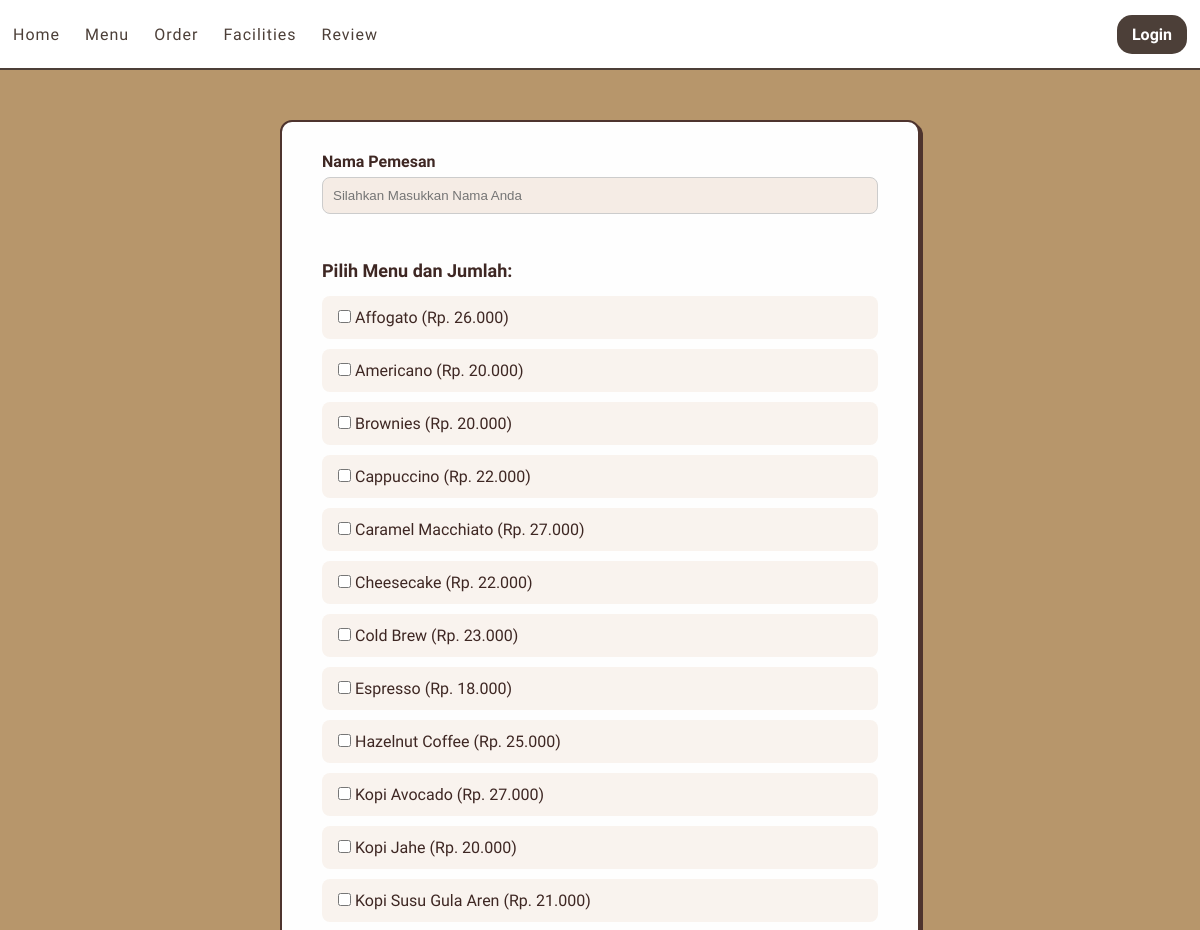
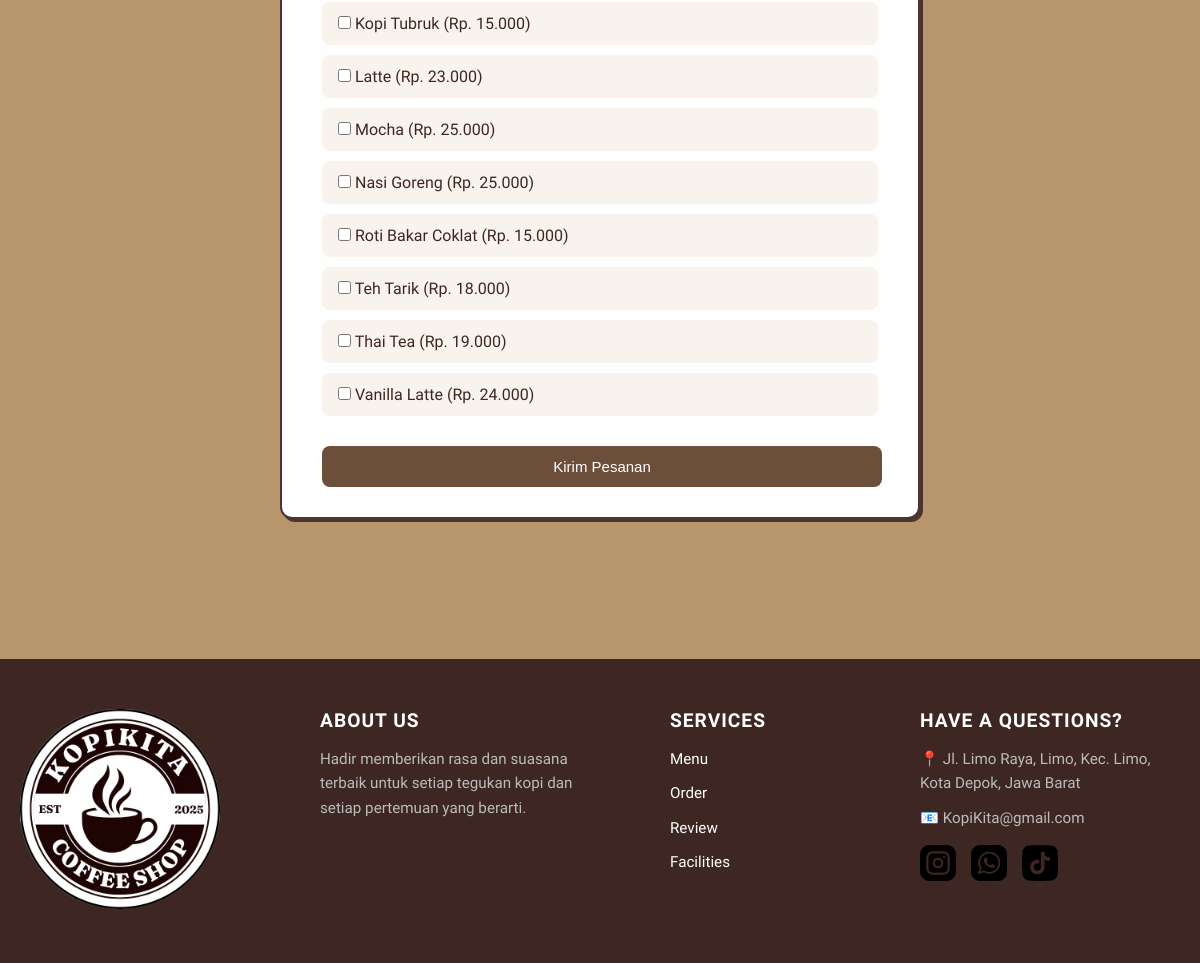
The app's page /order.php with its own data (2 pictures, top to bottom).
### tables this page shows
CREATE TABLE `menu` (
  `id_menu` int(11) NOT NULL,
  `nama_menu` varchar(20) NOT NULL,
  `jenis` enum('Kopi','Non-Kopi','Makanan','Dessert') NOT NULL,
  `deskripsi` varchar(200) NOT NULL,
  `link_gambar` varchar(30) NOT NULL,
  `harga` int(10) NOT NULL,
  `kategori` enum('spesial','biasa') NOT NULL
);

### order.php (the view, shortened to what this page needs)
<!DOCTYPE html>
<html lang="id">
<head>
  <link rel="stylesheet" href="css/order.css">
</head>
<body>
<div class="order-wrapper">
  <form action="koneksi/proses_order.php" method="POST">
    <label for="nama_pemesan"><b>Nama Pemesan</b></label>
    <input type="text" name="nama_pemesan" placeholder="Silahkan Masukkan Nama Anda" id="nama_pemesan" required>
    <h4>Pilih Menu dan Jumlah:</h4>
    <?php
      include 'koneksi/koneksi.php';
      $data = mysqli_query($koneksi, "SELECT * FROM menu ORDER BY nama_menu ASC");
      while ($d = mysqli_fetch_array($data)) {
      $menuId = strtolower(str_replace(' ', '_', $d['nama_menu']));
    ?>
      <div class="menu-item">
        <label>
          <input type="checkbox" name="menu_check[]" value="<?= $d['nama_menu']; ?>" onclick="toggleQty('<?= $menuId ?>')">
          <?= $d['nama_menu']; ?>    (Rp. <?= number_format($d['harga'], 0, ',', '.'); ?>)
        </label>
      </div>
    <?php
      }
    ?>
    <button type="submit">Kirim Pesanan</button>
  </form>
</div>
</body>
</html>

### css/order.css (style rules this page uses)
* { margin: 0; padding: 0; box-sizing: border-box; }
body { font-family:'Sora', sans-serif; background-color: #b7966b; }
.order-wrapper { max-width: 640px; margin: 100px auto 40px; background-color: #fefefe; border-radius: 12px; padding: 30px 40px; box-shadow: 3px 3px 0 #4e342e; border: 2px solid #4e342e; margin-bottom: 140px; margin-top: 120px; }
.order-wrapper h4 { margin-top: 30px; margin-bottom: 15px; font-size: 18px; color: #3e2723; }
.order-wrapper label { font-weight: 500; color: #3e2723; }
.order-wrapper input[type="text"] { width: 100%; padding: 10px; margin-top: 6px; margin-bottom: 16px; border: 1px solid #ccc; border-radius: 8px; background-color: #f5ece5; }
.menu-item { display: flex; justify-content: space-between; align-items: center; background-color: #f9f3ee; padding: 12px 16px; border-radius: 8px; margin-bottom: 10px; }
.order-wrapper button[type="submit"] { background-color: #6b4f3b; color: white; border: none; width: 560px; padding: 12px 28px; border-radius: 8px; font-size: 15px; cursor: pointer; transition: background 0.3s; margin-top: 20px; }

### css/nav&footer.css (style rules this page uses)
* { box-sizing: border-box; }
body { font-family:'Sora', sans-serif; }
.navbar { background-color: white; padding: 0 13px; position: fixed; top: 0; width: 100%; height: 70px; z-index: 999; border-bottom: 2px solid #4C3F38; }
.navbar-container { display: flex; justify-content: space-between; align-items: center; height: 100%; }
.navbar-kiri { list-style: none; display: flex; gap: 25px; }
.navbar-kiri li a { text-decoration: none; color: #4C3F38; font-size: 1rem; font-weight: 500; letter-spacing: 1px; transition: color 0.3s; }
.login-button { background-color: #4C3F38; padding: 10px 15px; border-radius: 15px; color: white; text-decoration: none; font-size: 1rem; font-weight: 550; transition: background-color 0.3s; }
.footer { background-color: #3e2723; color: #fff; padding: 50px 0; }
.footer-container { display: flex; justify-content: space-between; flex-wrap: wrap; max-width: auto; margin: auto; height: auto; gap: 40px; padding: 0 20px; }
.footer-section { flex: 1 1 220px; }
.footer-logo { width: 200px; }
.footer-social { display: flex; gap: 15px; }
.footer-social img { transition: transform 0.3s; color: white; }
.footer-section h4 { font-size: 1.2rem; margin-bottom: 15px; text-transform: uppercase; letter-spacing: 1px; }
.footer-section p, .footer-section ul li { font-size: 0.95rem; line-height: 1.6; color: #bbb; }
.footer-section ul { list-style: none; padding-left: 0; }
.footer-section ul li { margin-bottom: 10px; }
.footer-section a { color: #fff; text-decoration: none; transition: color 0.3s; }
.footer-social { display: flex; gap: 15px; margin-top: 10px; }
.footer-social img { width: 36px; height: 36px; transition: transform 0.3s ease; }

### records on screen
menu: nama_menu "Affogato", harga "26.000"
menu: nama_menu "Americano", harga "20.000"
menu: nama_menu "Brownies", harga "20.000"
menu: nama_menu "Cappuccino", harga "22.000"
menu: nama_menu "Caramel Macchiato", harga "27.000"
menu: nama_menu "Cheesecake", harga "22.000"
menu: nama_menu "Cold Brew", harga "23.000"
menu: nama_menu "Espresso", harga "18.000"
menu: nama_menu "Hazelnut Coffee", harga "25.000"
menu: nama_menu "Kopi Avocado", harga "27.000"
menu: nama_menu "Kopi Jahe", harga "20.000"
menu: nama_menu "Kopi Susu Gula Aren", harga "21.000"
menu: nama_menu "Kopi Tubruk", harga "15.000"
menu: nama_menu "Latte", harga "23.000"
menu: nama_menu "Mocha", harga "25.000"
menu: nama_menu "Nasi Goreng", harga "25.000"
menu: nama_menu "Roti Bakar Coklat", harga "15.000"
menu: nama_menu "Teh Tarik", harga "18.000"
menu: nama_menu "Thai Tea", harga "19.000"
menu: nama_menu "Vanilla Latte", harga "24.000"
